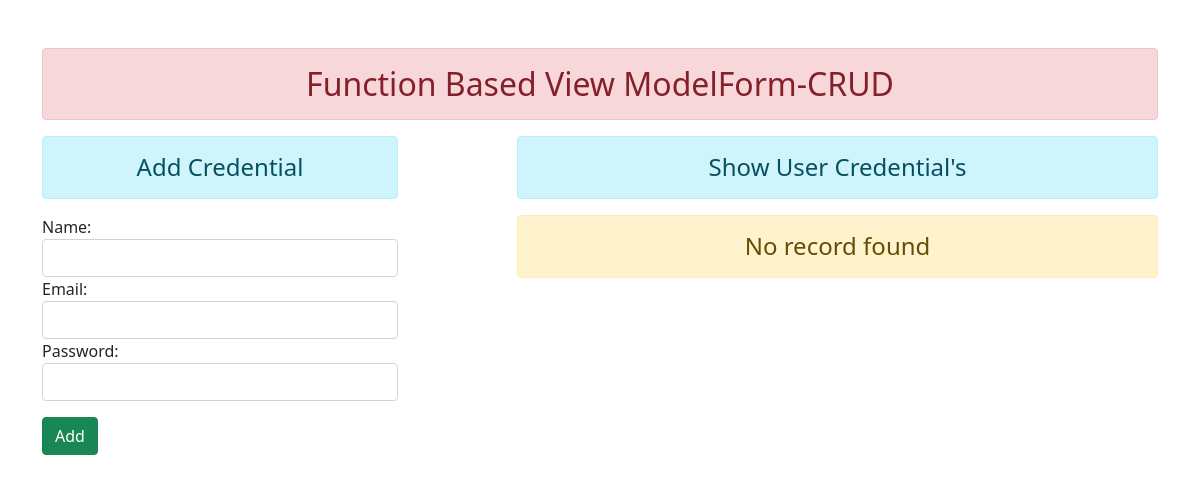
/home/add/, run on an earlier commit of the app's database.
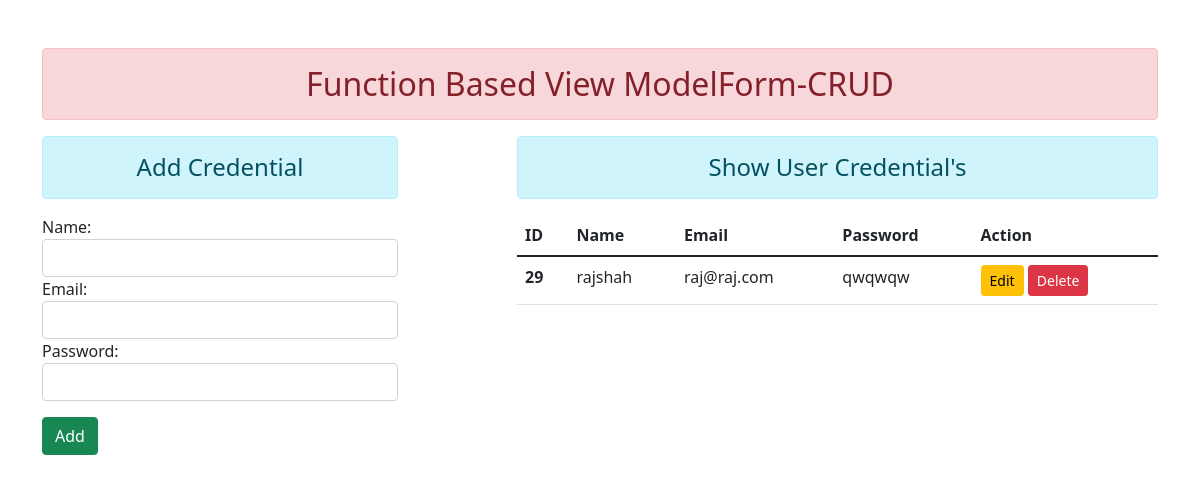
And on a later commit of the database.
### register/models.py (models this page shows)
class User(models.Model):
    name = models.CharField(max_length=70)
    email = models.EmailField(max_length=100)
    password = models.CharField(max_length=70)

### register/views.py (the view)
# urls.py: path('add/', show_home,name='addandshow'),
def show_home(request):
    if request.method == 'POST':
        fm = UserRegistration(request.POST)
        if fm.is_valid():
            name = fm.cleaned_data['name']
            email = fm.cleaned_data['email']
            password = fm.cleaned_data['password']
            reg = User(name=name,email=email,password=password)
            reg.save()
            fm = UserRegistration()
    else:
        fm = UserRegistration()
    get_all = User.objects.all()
    return render(request,'register/addandshow.html',{'form':fm,'show':get_all})

### register/forms.py
class UserRegistration(forms.ModelForm):
    class Meta:
        model = User
        fields = ['name','email','password',]
        widgets = {
            'name':forms.TextInput(attrs={'class':'form-control'}),
            'email':forms.EmailInput(attrs={'class':'form-control'}),
            'password':forms.PasswordInput(render_value=True,attrs={'class':'form-control'}),
        }

### register/templates/register/addandshow.html (shortened to what this page needs)
{% extends 'register/base.html' %}
{% block content %}
<div class="row">
    <div class="col-sm-4">
        <h4 class="text-center alert alert-info">Add Credential</h4>
        <form method="post">
            {{form}}
            <input type="submit" class="btn btn-success mt-3" value="Add">
        </form>
    </div>
    <div class="col-sm-7 offset-1">
        <h4 class="text-center alert alert-info">Show User Credential's</h4>
        {% if show %}
            <table class="table">
                <thead>
                <tr>
                    <th scope="col">ID</th>
                    <th scope="col">Name</th>
                    <th scope="col">Email</th>
                    <th >Password</th>
                    <th scope="col">Action</th>
                </tr>
                </thead>
                <tbody>
                    {% for stu in show %}
                        <tr>
                            <th scope="row">{{stu.id}}</th>
                            <td>{{stu.name}}</td>
                            <td>{{stu.email}}</td>
                            <td>{{stu.password}}</td>
                            <td>
                                <a href="{% url 'update' stu.id %}" class="btn btn-warning btn-sm">Edit</a>
                                <form action="{% url 'delete' stu.id %}" method="post" class="d-inline">
                                    <input type="submit" class='btn btn-danger btn-sm' value="Delete">
                                </form>
                            </td>
                        </tr>
                {% endfor %}
                </tbody>
            </table>
        {% else %}
        <h4 class="text-center alert alert-warning">No record found</h4>
    {% endif %}
    </div>
</div>
{% endblock content %}

What changed in the data, as far as the page shows it:
added User: id "29", name "rajshah", email "raj@raj.com", password "qwqwqw"
Also different on the page:
text no longer shown: "No record found"
text now shown: "ID Name Email Password Action"
